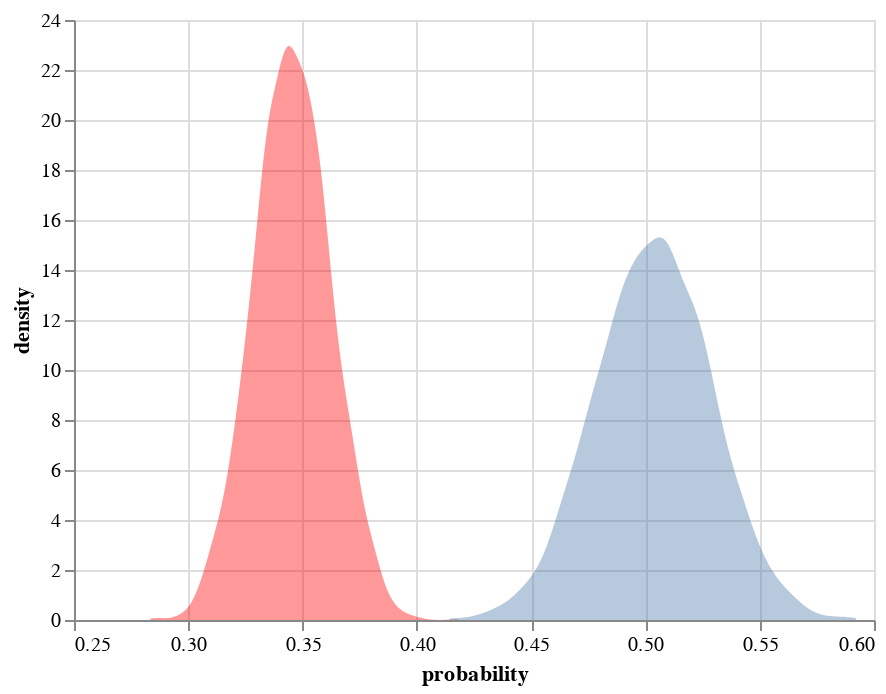

The notebook cell this image was saved under:
### Code cell
direct_effect = pd.DataFrame({
    "urban" : urban_predictions['posterior_predictive']['lkl'].mean(dim=['lkl_dim_2']).to_numpy().ravel(),
    "rural" : rural_predictions['posterior_predictive']['lkl'].mean(dim=['lkl_dim_2']).to_numpy().ravel()
})

alt.Chart(direct_effect).transform_density(
    'rural',
    as_=['probability', 'density'],
).mark_area(opacity=0.4, color='red').encode(
    x="probability:Q",
    y='density:Q',
) + alt.Chart(direct_effect).transform_density(
    'urban',
    as_=['probability', 'density'],
).mark_area(opacity=0.4).encode(
    x="probability:Q",
    y='density:Q',
)

### Figure 1 — Vega-Lite specification as saved in the notebook (floating-point values rounded to 4 significant figures; data arrays with more than 128 entries replaced by an {"elided": "..."} marker saying what was removed)
{"$schema": "https://vega.github.io/schema/vega-lite/v4.17.0.json", "config": {"view": {"continuousHeight": 300, "continuousWidth": 400}}, "data": {"name": "data-e1138cff1fab11e047555298285f2d40"}, "datasets": {"data-e1138cff1fab11e047555298285f2d40": {"elided": "4000 records"}}, "layer": [{"encoding": {"x": {"field": "probability", "type": "quantitative"}, "y": {"field": "density", "type": "quantitative"}}, "mark": {"color": "red", "opacity": 0.4, "type": "area"}, "transform": [{"as": ["probability", "density"], "density": "rural"}]}, {"encoding": {"x": {"field": "probability", "type": "quantitative"}, "y": {"field": "density", "type": "quantitative"}}, "mark": {"opacity": 0.4, "type": "area"}, "transform": [{"as": ["probability", "density"], "density": "urban"}]}]}
